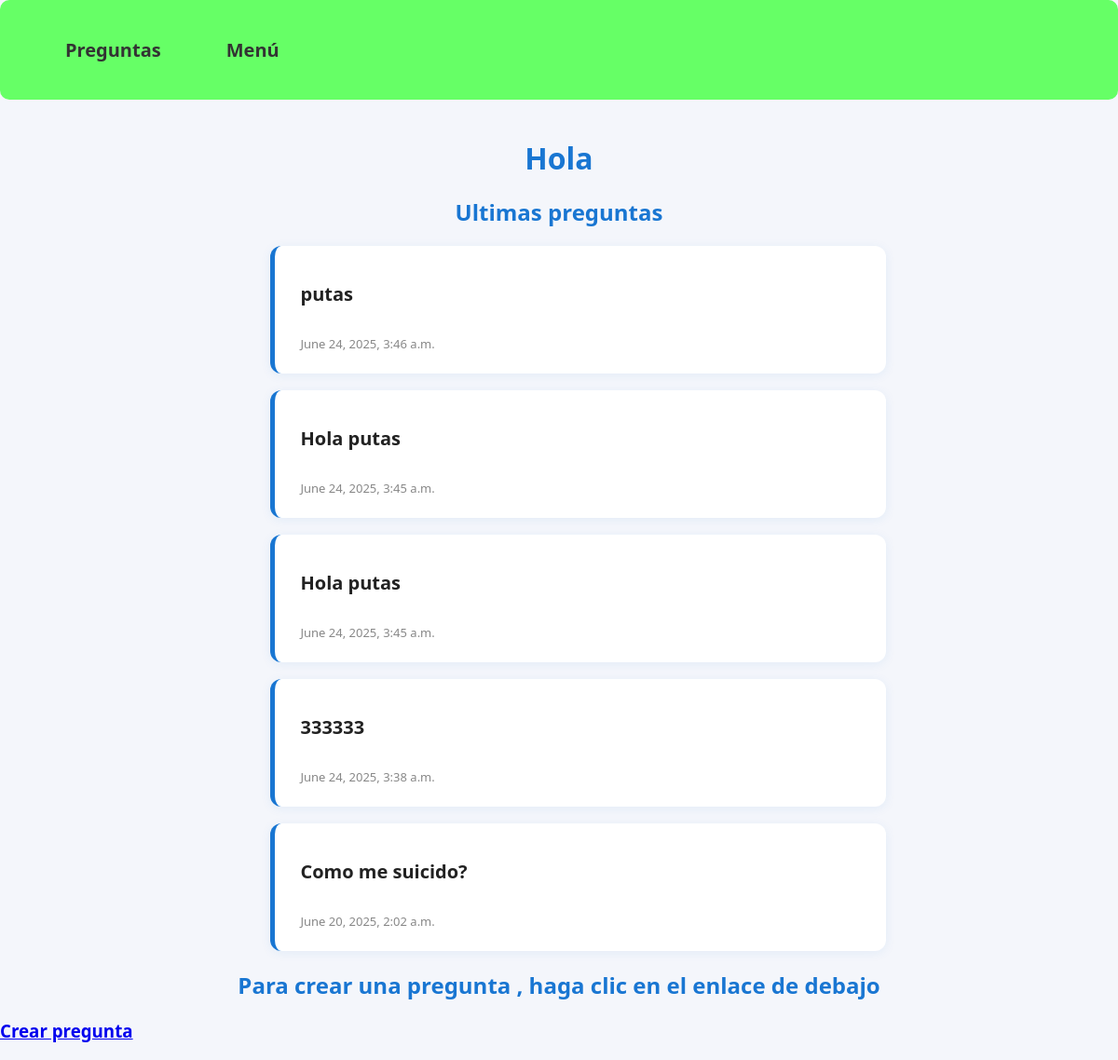
The page / on the database its author committed.
### polls_app/models.py (models this page shows, shortened)
class Question(models.Model):
    pregunta=models.CharField(max_length=1500, help_text="Escriba la pregunta que desea realizar")
    fecha_publicacion=models.DateTimeField(auto_now_add=True)

### polls_app/views.py (the view)
# urls.py: path("", home, name="inicio" ),
def home(request):
    ultimas_preguntas=models.Question.objects.all().order_by("-fecha_publicacion")[:5]
    return render(request, "index.html",{"preguntas":ultimas_preguntas})

### polls_app/templates/index.html
{% extends 'base.html' %}
{% block content %}
{% load static %}
<link rel="stylesheet" href="{% static 'index.css' %}">
    <h1>Hola</h1>
    <h2>Ultimas preguntas</h2>
    {% for pregunta in preguntas  %}
    <ul>
        <li class="lista"><p class="pregunta">{{pregunta.pregunta}}</p> <p class="fecha"><br>{{pregunta.fecha_publicacion}}</p> </li>
    </ul>
    {% endfor %}
    <h2>Para crear una pregunta , haga clic en el enlace de debajo</h2>
    <a href="{%url "formulario"%}"><h3>Crear pregunta</h3></a>
{% endblock content %}

### polls_app/static/index.css (style rules this page uses)
* { font-family: 'Segoe UI', 'Times New Roman', Times, serif; }
h1, h2 { color: #1976d2; margin-bottom: 20px; text-align: center; }
.pregunta { font-size: 20px; color: #222; margin-bottom: 8px; font-weight: bold; }
.fecha { font-size: 13px; color: #888; margin-bottom: 5px; }
.lista { background: #fff; border-radius: 12px; box-shadow: 0 2px 12px rgba(25, 118, 210, 0.08); margin: 18px auto; padding: 18px 28px; list-style: none; max-width: 600px; transition: box-shadow 0.2s; border-left: 5px solid #1976d2; }

### rows shown on the page
Question: pregunta "putas", fecha_publicacion "June 24, 2025, 3:46 a.m."
Question: pregunta "Hola putas", fecha_publicacion "June 24, 2025, 3:45 a.m."
Question: pregunta "Hola putas", fecha_publicacion "June 24, 2025, 3:45 a.m."
Question: pregunta "333333", fecha_publicacion "June 24, 2025, 3:38 a.m."
Question: pregunta "Como me suicido?", fecha_publicacion "June 20, 2025, 2:02 a.m."
